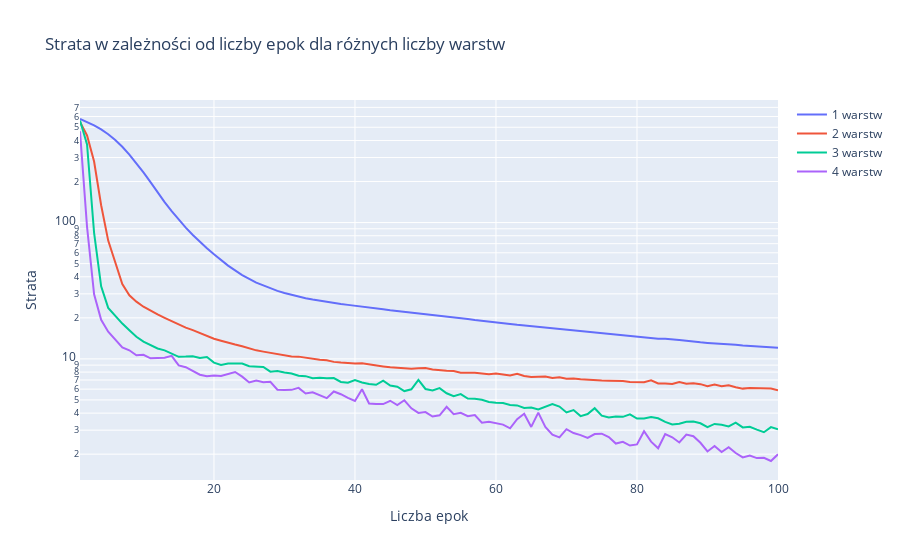
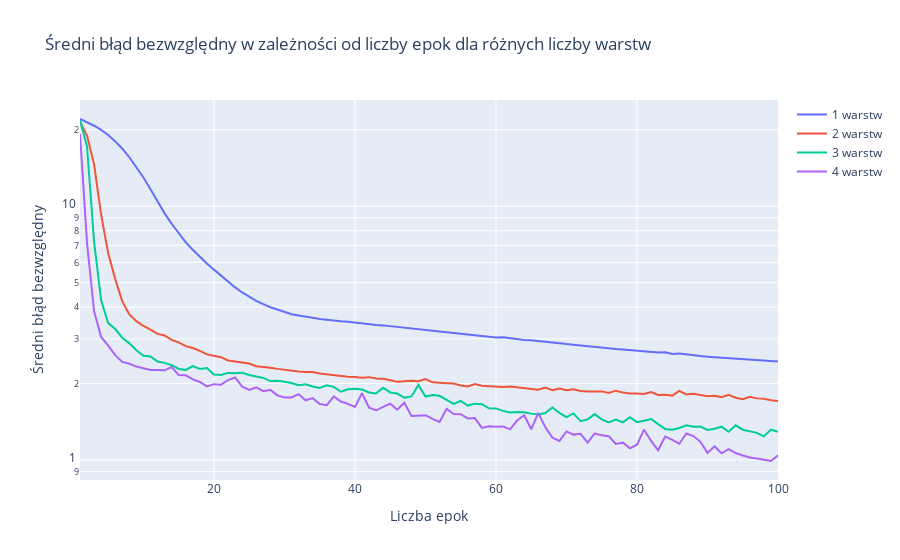

Notebook code cell kept with these figures, in order:
### Markdown cell above
Wykonałem 4 modele:
    - 1 warstwowy (32 neurony)
    - 2 warstwowy (64>32 nuerony)
    - 3 warstwowy (128>64>32 neurony)
    - 4 warstwowy (256>128>64>32 neurony)

Czyli zaczynając od 1 warstwy o 32 neuronach i w każdym kolejnym dokładana była nowa warstwa przed poprzednią o 2x większej liczbie neuronów.
Na wykresach przedstawiam porównanie ich straty i wyniku mae w skali logarytmicznej.

### Code cell
import numpy as np
import tensorflow as tf
from tensorflow.keras import models, layers
import plotly.graph_objects as go
from tensorflow.keras.datasets import boston_housing

(train_data, train_targets), (test_data, test_targets) = boston_housing.load_data()

mean = train_data.mean(axis=0)
train_data -= mean
std = train_data.std(axis=0)
train_data /= std

test_data -= mean
test_data /= std

def build_model(num_layers):
    model = models.Sequential()
    model.add(layers.Input(shape=(train_data.shape[1],)))
    neurons = [32,64,128,256]
    for _ in range(num_layers):
        model.add(layers.Dense(neurons[num_layers-_-1], activation='relu'))
    model.add(layers.Dense(1))
    model.compile(optimizer='adam', loss='mse', metrics=['mae'])
    return model

num_epochs = 100
all_histories = []

for num_layers in range(1, 5):
    model = build_model(num_layers)
    history = model.fit(train_data, train_targets, epochs=num_epochs, batch_size=16, validation_data=(test_data, test_targets), verbose=0)
    all_histories.append(history.history)

# Tworzenie wykresu strat
fig_loss = go.Figure()

for i, history in enumerate(all_histories):
    fig_loss.add_trace(go.Scatter(
        x=np.arange(1, num_epochs + 1),
        y=history['loss'],
        mode='lines',
        name=f'{i+1} warstw'
    ))

fig_loss.update_layout(
    title='Strata w zależności od liczby epok dla różnych liczby warstw',
    xaxis_title='Liczba epok',
    yaxis_title='Strata',
    yaxis_type='log'
)

fig_loss.show()

# Tworzenie wykresu MAE
fig_mae = go.Figure()

for i, history in enumerate(all_histories):
    fig_mae.add_trace(go.Scatter(
        x=np.arange(1, num_epochs + 1),
        y=history['mae'],
        mode='lines',
        name=f'{i+1} warstw'
    ))

fig_mae.update_layout(
    title='Średni błąd bezwzględny w zależności od liczby epok dla różnych liczby warstw',
    xaxis_title='Liczba epok',
    yaxis_title='Średni błąd bezwzględny',
    yaxis_type='log'
)

fig_mae.show()
